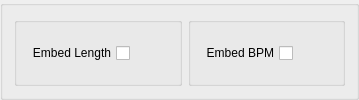
                <widget class="QGroupBox" name="gb2_12">
                 <property name="title">
                  <string/>
                 </property>
                 <property name="flat">
                  <bool>true</bool>
                 </property>
                 <layout class="QHBoxLayout" name="horizontalLayout_89">
                  <item>
                   <widget class="QGroupBox" name="groupBox_74">
                    <property name="title">
                     <string/>
                    </property>
                    <layout class="QHBoxLayout" name="horizontalLayout_144">
                     <item>
                      <widget class="QCheckBox" name="embed_length">
                       <property name="layoutDirection">
                        <enum>Qt::RightToLeft</enum>
                       </property>
                       <property name="text">
                        <string>Embed Length</string>
                       </property>
                      </widget>
                     </item>
                     <item>
                      <spacer name="horizontalSpacer_81">
                       <property name="orientation">
                        <enum>Qt::Horizontal</enum>
                       </property>
                       <property name="sizeHint" stdset="0">
                        <size>
                         <width>40</width>
                         <height>20</height>
                        </size>
                       </property>
                      </spacer>
                     </item>
                    </layout>
                   </widget>
                  </item>
                  <item>
                   <widget class="QGroupBox" name="groupBox_84">
                    <property name="title">
                     <string/>
                    </property>
                    <layout class="QHBoxLayout" name="horizontalLayout_156">
                     <item>
                      <widget class="QCheckBox" name="embed_bpm">
                       <property name="layoutDirection">
                        <enum>Qt::RightToLeft</enum>
                       </property>
                       <property name="text">
                        <string>Embed BPM</string>
                       </property>
                      </widget>
                     </item>
                     <item>
                      <spacer name="horizontalSpacer_93">
                       <property name="orientation">
                        <enum>Qt::Horizontal</enum>
                       </property>
                       <property name="sizeHint" stdset="0">
                        <size>
                         <width>40</width>
                         <height>20</height>
                        </size>
                       </property>
                      </spacer>
                     </item>
                    </layout>
                   </widget>
                  </item>
                 </layout>
                </widget>
